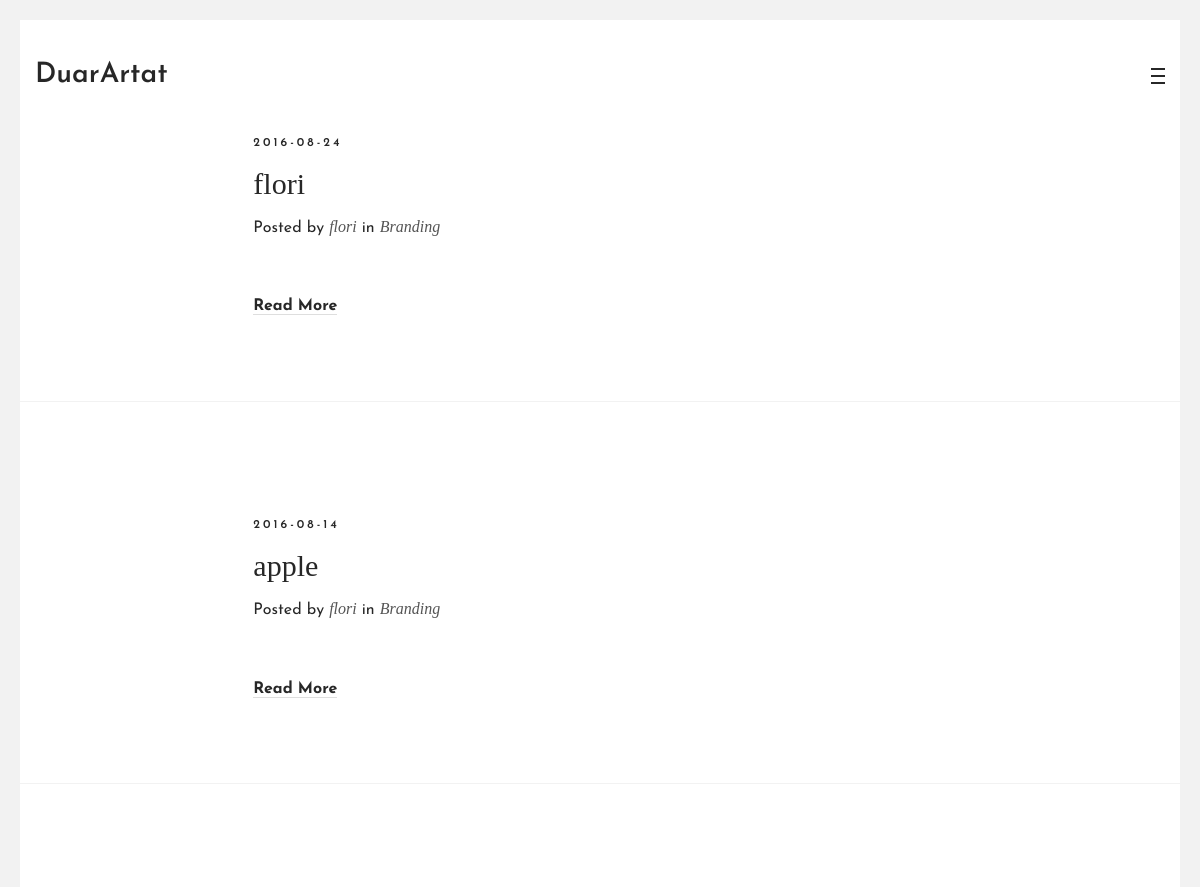
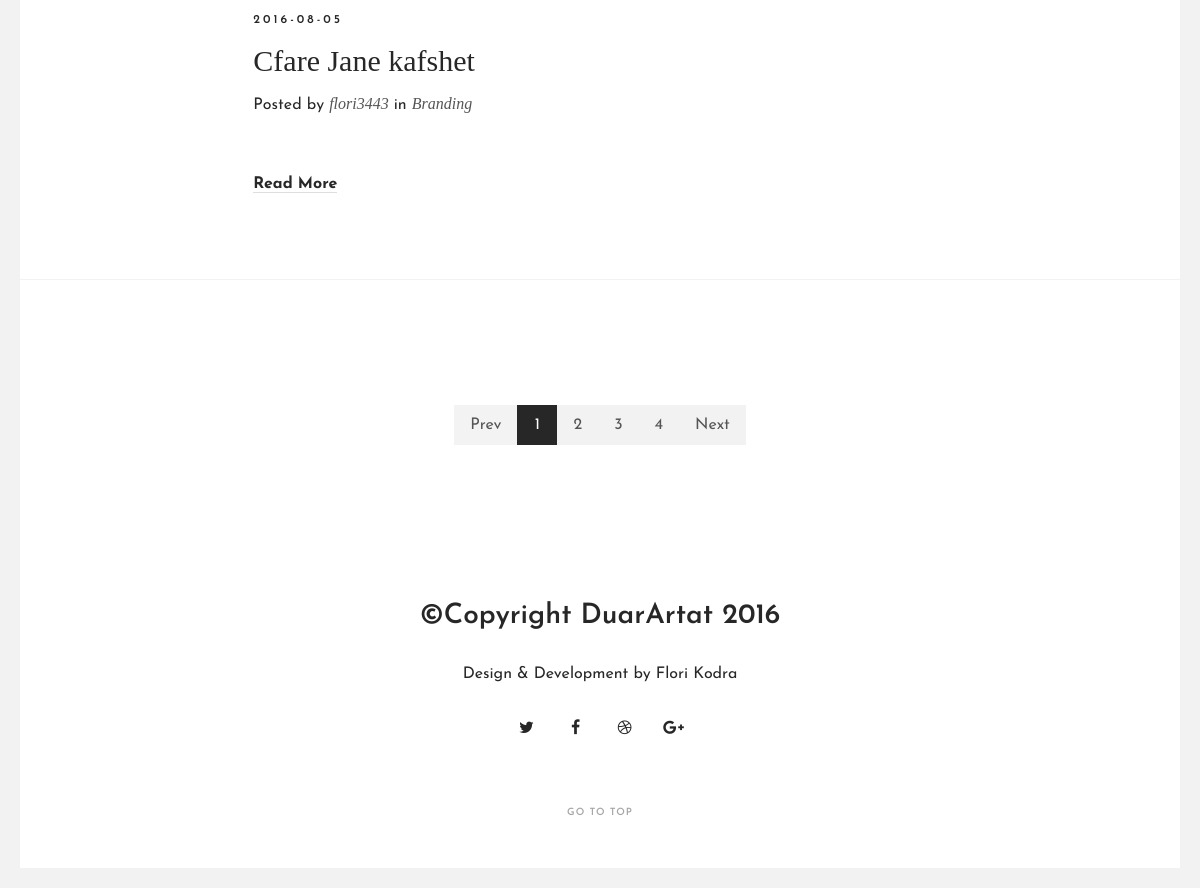
Screenshot of /blog.php with the database file from the repository (2 pictures, top to bottom).
### tables this page shows
CREATE TABLE `blog` (
  `blog_id` int(11) NOT NULL,
  `titulli` varchar(1000) NOT NULL,
  `location` varchar(100) NOT NULL,
  `pershkrimi` text NOT NULL,
  `autor` varchar(250) NOT NULL,
  `data` date NOT NULL,
  `link` varchar(250) NOT NULL
);

### blog.php (the view, shortened to what this page needs)
<!DOCTYPE html>
<html>
	<head>
		<link rel="stylesheet" href="css/bootstrap.css">
		<link rel="stylesheet" href="css/vlthemes.css">
		<link rel="stylesheet" href="css/style.css">
	</head>
	<body>
		<span class="frame-line top-frame"></span>
		<span class="frame-line right-frame"></span>
		<span class="frame-line bottom-frame"></span>
		<span class="frame-line left-frame"></span>
		<div class="animsition">
			<div class="content">
				<?php include('header.php');
				?>
				<main>
					<div class="blog-post blog-modern">
					<?php $post=mysql_query("select * from blog order by data desc")or die (mysql_error());
					while ($row=mysql_fetch_array($post)){ ?>
						<article class="post">
							<div class="post-thumb clearfix">
								<a href="blog_post.php?id=<?php echo $row['blog_id'];?>" class="animsition-link">
									<center><img class="image" src="cpanel/<?php echo $row['location'];?>" alt=""></center>
								</a>
							</div>
							<div class="container">
								<div class="col-md-8 col-md-offset-2">
									<div class="post-content">
										<div class="container">
											<div class="post-date">
												<a href="blog_post.php?id=<?php echo $row['blog_id'];?>"><?php echo $row['data'];?></a>
											</div>
											<h2 class="post-title">
												<a href="blog_post.php?id=<?php echo $row['blog_id'];?>" class="animsition-link"><?php echo $row['titulli'];?></a>
											</h2>
											<div class="post-meta">
												<span class="post-author">Posted by
													<a href="blog_post.php?id=<?php echo $row['blog_id'];?>"><?php echo $row['autor'];?></a>
												</span>
												<span class="post-cat">in
													<a href="blog_post.php?id=<?php echo $row['blog_id'];?>">Branding</a>
												</span>
											</div>
											<a href="blog_post.php?id=<?php echo $row['blog_id'];?>" class="link animsition-link">Read More</a>
										</div>
									</div>
								</div>
							</div>
						</article>
					<?php } ?>
					</div>
					<div class="padding">
						<div class="container">
							<div class="text-center">
								<ul class="pagination">
									<li class="disabled">
										<a href="#">Prev</a>
									</li>
									<li class="active">
										<a href="#">1</a>
									</li>
									<li>
										<a href="#">2</a>
									</li>
									<li>
										<a href="#">3</a>
									</li>
									<li>
										<a href="#">4</a>
									</li>
									<li>
										<a href="#">Next</a>
									</li>
								</ul>
							</div>
						</div>
					</div>
				</main>
<?php include('footer.php');?>
			</div>
		</div>
	</body>
</html>

### css/style.css (style rules this page uses)
body { background-color: #fff; -webkit-font-smoothing: antialiased; -moz-osx-font-smoothing: grayscale; position: relative; min-width: 320px; font-family: 'Josefin Sans', sans-serif; font-size: 16px; line-height: 1.8em; color: #272727; }
h1, h2, h3, h4, h5, h6 { text-rendering: optimizeLegibility; padding: 0; margin-top: 6px; margin-bottom: 10px; line-height: 1.3em; letter-spacing: 0px; color: #272727; font-weight: 600; }
h2 { font-size: 30px; }
ul, ol { padding: 0 0 0 20px; }
ul { list-style: square outside none; }
a { color: inherit; line-height: inherit; text-decoration: none; transition: all 0.3s ease-in-out; }
.padding { padding: 85px 0; overflow: hidden; }
.text-center { text-align: center; }
.pagination { display: inline-block; font-family: 'Josefin Sans', sans-serif; list-style-type: none; padding: 0; margin: 0; margin-top: 40px; }
.pagination li { float: left; }
.pagination li.disabled:hover a, .pagination li.disabled a { color: #555; background-color: #f3f3f3; cursor: default; }
.pagination li.active a, .pagination li:hover a { color: #fff; background-color: #272727; }
.pagination li a, .pagination li span { background-color: #f2f2f2; color: #555; text-align: center; display: block; min-width: 40px; padding: 6px 16px; }
.content { padding: 20px; overflow: hidden; position: relative; }
.frame-line { position: fixed; left: 0; right: 0; display: block; background-color: #f2f2f2; z-index: 888; transition: all 0.6s 0.2s ease; }
.frame-line.top-frame { height: 20px; top: -20px; }
.frame-line.bottom-frame { height: 20px; bottom: -20px; }
.frame-line.right-frame { width: 20px; right: -20px; height: 100%; left: auto; top: 0; }
.frame-line.left-frame { width: 20px; left: -20px; height: 100%; right: auto; top: 0; }
body .frame-line.top-frame { top: 0; }
body .frame-line.bottom-frame { bottom: 0; }
body .frame-line.right-frame { right: 0; }
body .frame-line.left-frame { left: 0; }
.blog-modern .post { border-bottom: 1px solid #f2f2f2; }
.blog-modern .post-thumb { overflow: hidden; position: relative; }
.blog-modern .post-content { padding: 80px 0; }
.blog-modern .post-date { font-family: 'Josefin Sans', sans-serif; font-weight: 600; color: #272727; font-size: 12px; letter-spacing: 3px; }
.blog-modern .post-title { font-family: 'PT Serif', serif; font-weight: 400; letter-spacing: 0; }
.blog-modern .post-meta { margin-bottom: 50px; font-family: 'Josefin Sans', sans-serif; }
.blog-modern .post-meta a { font-family: 'PT Serif', serif; font-style: italic; color: #555; }
.link { font-family: 'Josefin Sans', sans-serif; font-weight: 700; border-bottom: 1px solid rgba(39,39,39,0.15); transition: all 0.3s ease-in-out, padding 0.2s ease; }

### rows the page displays
blog: data "2016-08-24", titulli "flori", autor "flori"
blog: data "2016-08-14", titulli "apple", autor "flori"
blog: data "2016-08-05", titulli "Cfare Jane kafshet", autor "flori3443"
